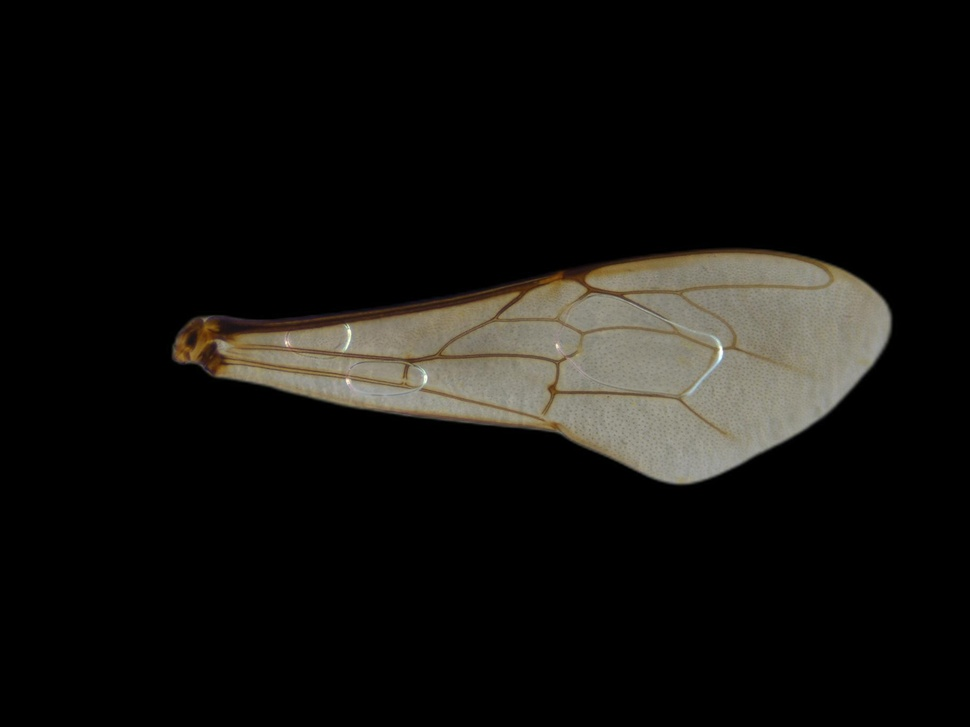
#> input picture dataset/process_tool/after_length/short/CA0519_length.JPG, 970 x 727 px, shrunk from 1824 x 1368 before the run, found by its file name
$ python step4_translate.py
#> lines starting #> are read from the running program, lines starting #| are printed output that depends on the picture
from PIL import Image

# 開啟圖片
image_path = "CA0519_length.JPG"
img = Image.open(image_path)
#> img is the input picture: PIL image 970x727 RGB; mean R, G, B 19, 17.9, 15.3

# 平移距離（像素）
shift_x = 300
shift_y = 60

# 定義仿射變換矩陣（平移）
transform_matrix = (1, 0, shift_x, 0, 1, shift_y)

# 進行仿射變換（保持畫質和大小）
shifted_img = img.transform(img.size, Image.AFFINE, transform_matrix, resample=Image.NONE)
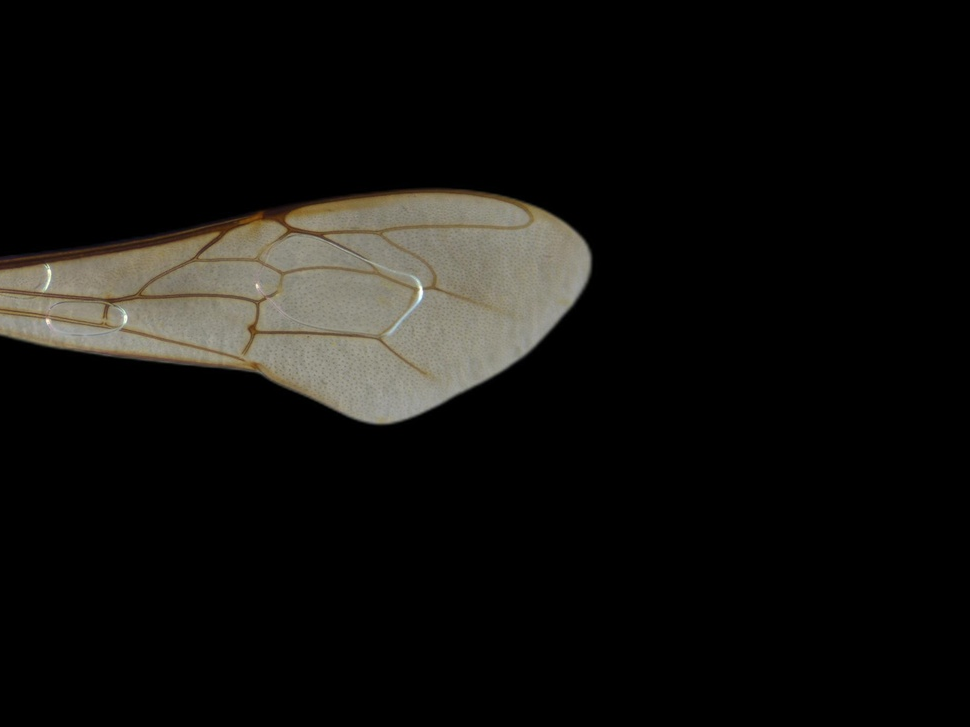
#> shifted_img: PIL image 970x727 RGB; mean R, G, B 17.8, 16.9, 14.6

# 儲存平移後的圖片
shifted_img.save("平移後的圖片.jpg")
# shifted_img.save(image_path)

print("已完成圖片平移，保持原始畫質和大小")

$ run again, with dataset/process_tool/after_length/short/CA0124_length.JPG copied over dataset/process_tool/after_length/short/CA0519_length.JPG
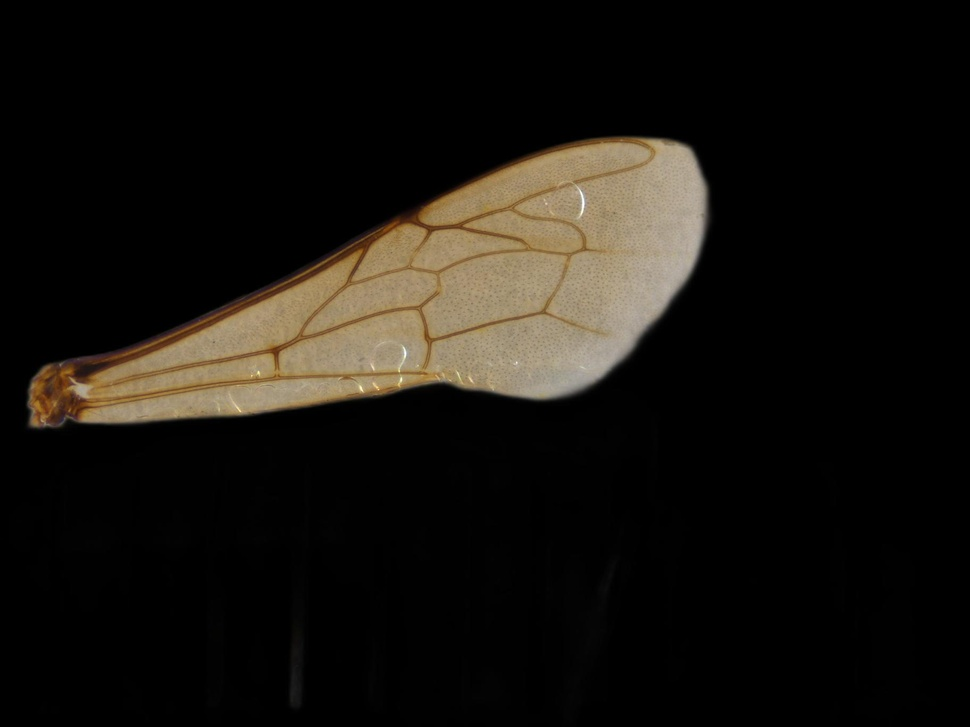
#> input picture dataset/process_tool/after_length/short/CA0124_length.JPG, 970 x 727 px, shrunk from 1824 x 1368 before the run, found by its file name
#> img is the input picture: PIL image 970x727 RGB; mean R, G, B 23.3, 20.1, 15.2
#> `shifted_img = img.transform(img.size, Image.AFFINE, transform_matrix, ..`:
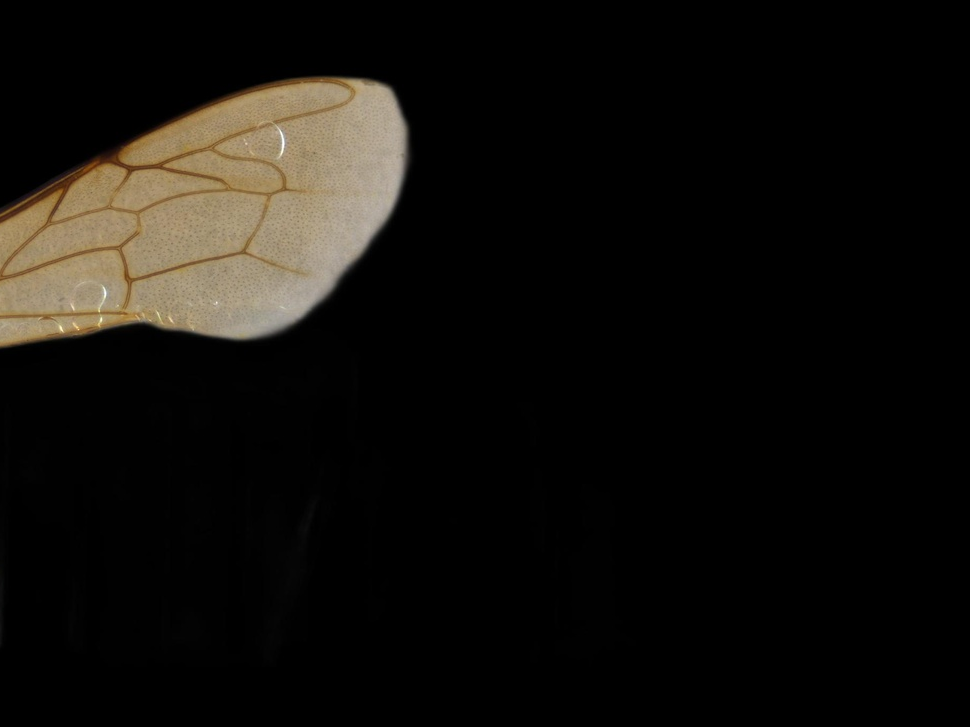
#> shifted_img: PIL image 970x727 RGB; mean R, G, B 18.2, 15.9, 12.3

$ run again, with dataset/process_tool/after_length/short/CA0502_length.JPG copied over dataset/process_tool/after_length/short/CA0519_length.JPG
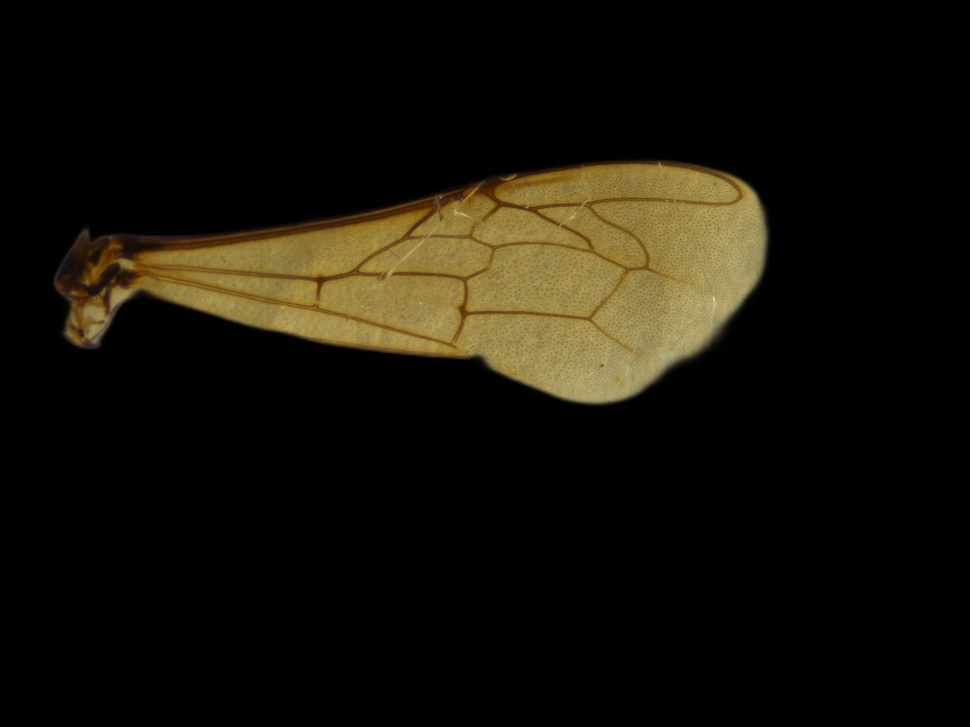
#> input picture dataset/process_tool/after_length/short/CA0502_length.JPG, 970 x 727 px, shrunk from 1824 x 1368 before the run, found by its file name
#> img is the input picture: PIL image 970x727 RGB; mean R, G, B 20.9, 17.7, 9
#> `shifted_img = img.transform(img.size, Image.AFFINE, transform_matrix, ..`:
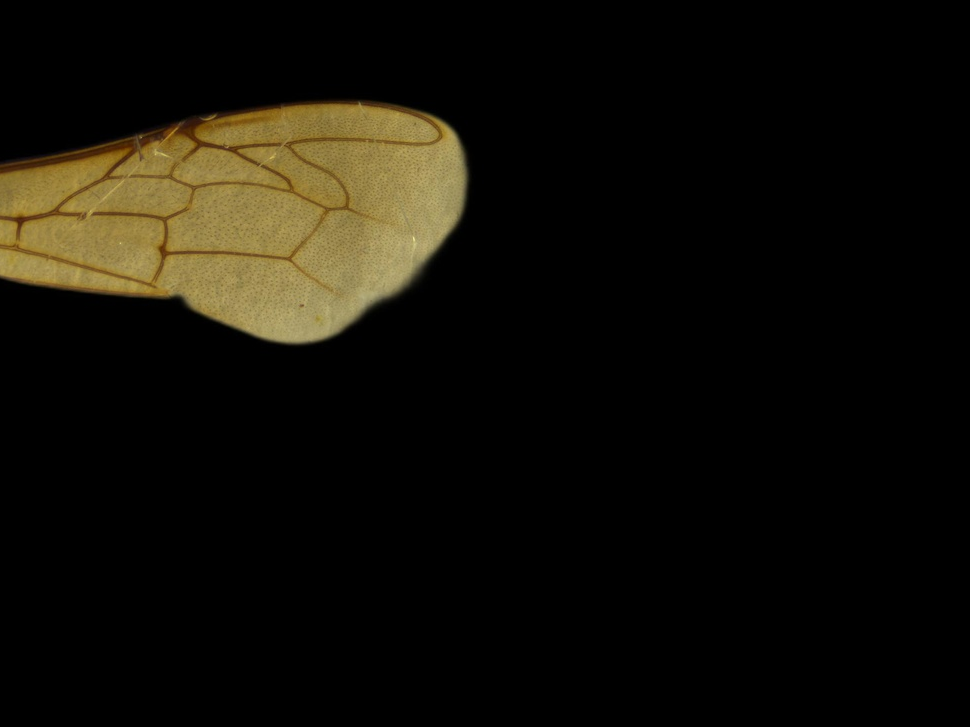
#> shifted_img: PIL image 970x727 RGB; mean R, G, B 17.7, 15.1, 7.9

$ run again, with dataset/process_tool/after_length/short/AR0606_length.JPG copied over dataset/process_tool/after_length/short/CA0519_length.JPG
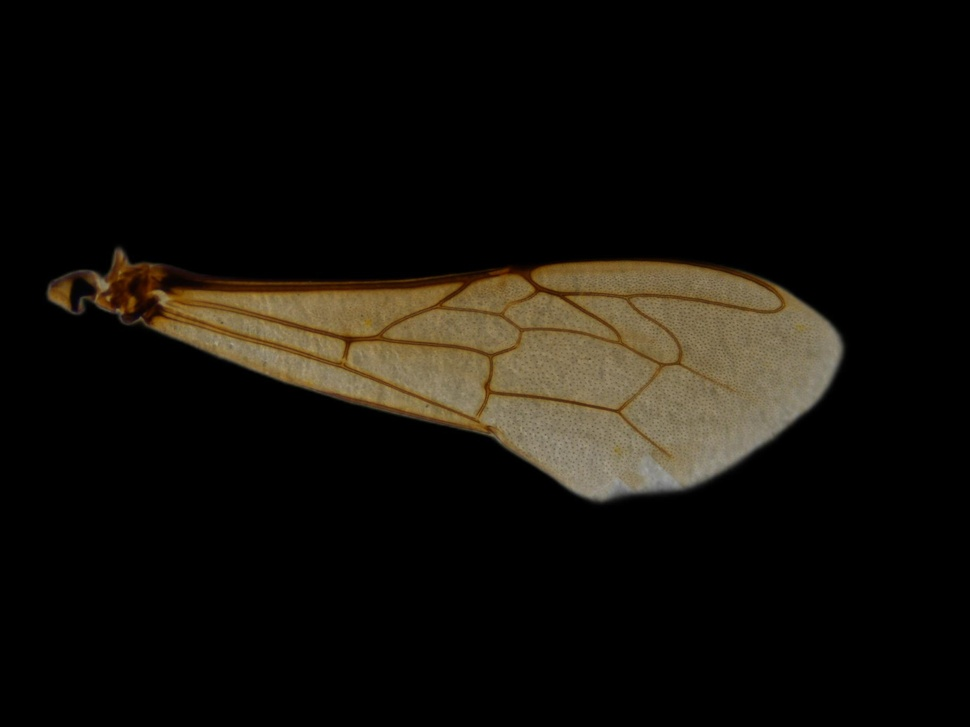
#> input picture dataset/process_tool/after_length/short/AR0606_length.JPG, 970 x 727 px, shrunk from 1824 x 1368 before the run, found by its file name
#> img is the input picture: PIL image 970x727 RGB; mean R, G, B 19.2, 16.2, 10.8
#> `shifted_img = img.transform(img.size, Image.AFFINE, transform_matrix, ..`:
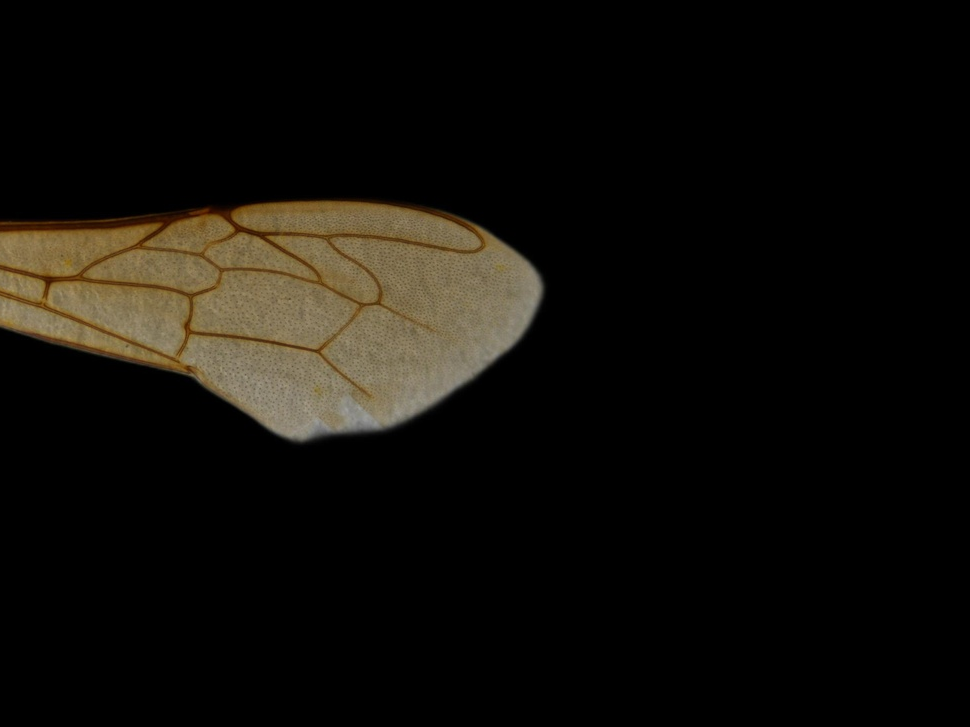
#> shifted_img: PIL image 970x727 RGB; mean R, G, B 16.7, 14.3, 9.8
